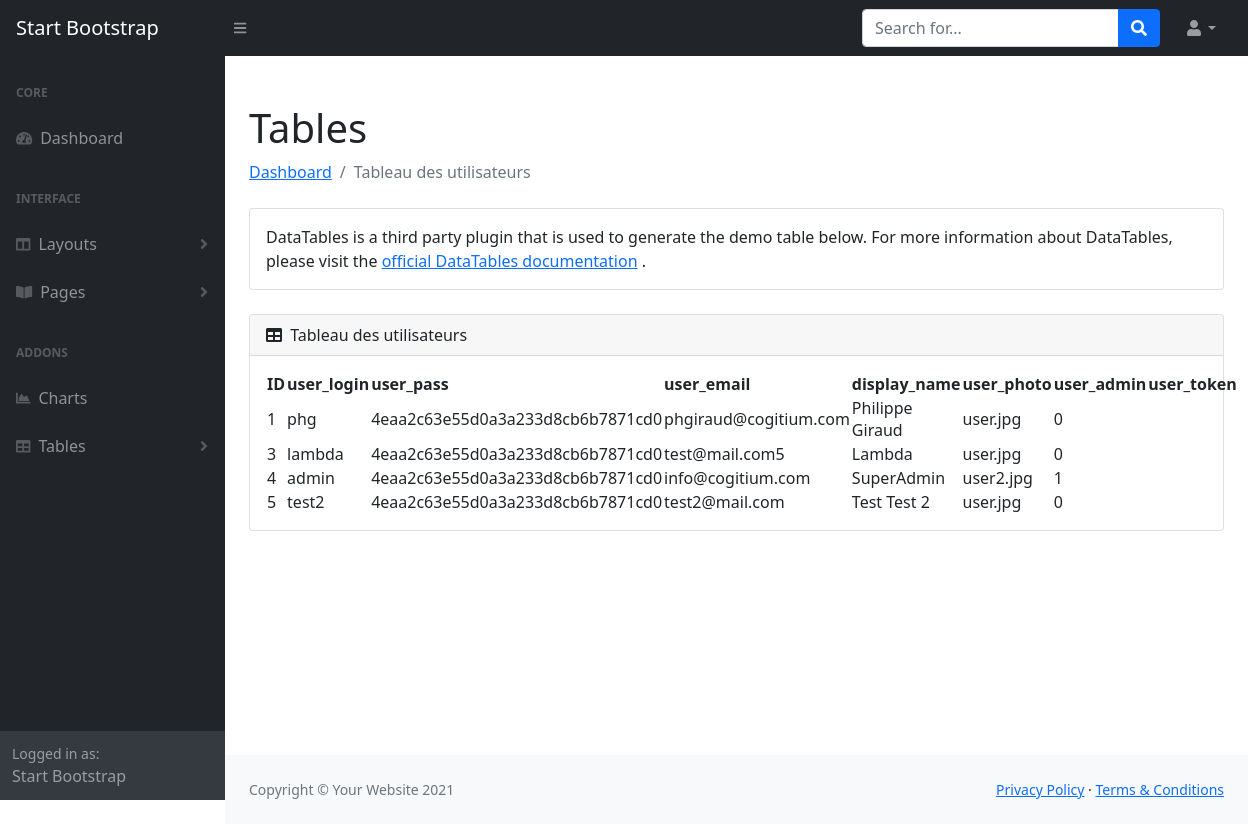
The page /tables_users.php on the database its author committed.
### tables this page shows
CREATE TABLE `blog_users` (
  `ID` int(11) NOT NULL COMMENT 'Clé primaire',
  `user_login` varchar(20) NOT NULL COMMENT 'Login',
  `user_pass` varchar(32) NOT NULL COMMENT 'Password',
  `user_email` varchar(100) NOT NULL COMMENT 'Email',
  `display_name` varchar(100) NOT NULL COMMENT 'Nom affiché',
  `user_photo` varchar(45) NOT NULL DEFAULT 'user.jpg',
  `user_admin` tinyint(1) NOT NULL DEFAULT 0,
  `user_token` varchar(32) DEFAULT NULL
);

### tables_users.php (called while the page is built)
<?php
include("./model/tables_users.model.php");
include("./view/tables_users.view.php");

### model/tables_users.model.php (called while the page is built, shortened)
<?php
include ("model/pdo.inc.php");
try{
    $query="
    SELECT *
    FROM blog_users
";
    $req = $pdo ->query($query);
    $data =$req->fetchAll();
} catch(Exception $e){
    die("ereur Mysql: " .$e->getMessage());
};
$title="Tableau des utilisateurs";

### view/tables_users.view.php (the view)
<?php include("view/layout/meta.inc.php"); ?>
<?php include("view/layout/nav.inc.php"); ?>
<div id="layoutSidenav_content">
                <main>
                    <div class="container-fluid px-4">
                        <h1 class="mt-4">Tables</h1>
                        <ol class="breadcrumb mb-4">
                            <li class="breadcrumb-item"><a href="index.php">Dashboard</a></li>
                            <li class="breadcrumb-item active"><?=$title ?></li>
                        </ol>
                        <div class="card mb-4">
                            <div class="card-body">
                                DataTables is a third party plugin that is used to generate the demo table below. For more information about DataTables, please visit the
                                <a target="_blank" href="https://datatables.net/">official DataTables documentation</a>
                                .
                            </div>
                        </div>
                        <div class="card mb-4">
                            <div class="card-header">
                                <i class="fas fa-table me-1"></i>
                                <?=$title ?>
                            </div>
                            <div class="card-body">
                                <table id="datatablesSimple">
                                    <thead>
                                        <tr>
                                            <th><?='ID'; ?></th>
                                            <th><?='user_login'; ?></th>
                                            <th><?='user_pass'; ?></th>
                                            <th><?='user_email'; ?></th>
                                            <th><?='display_name'; ?></th>
                                            <th><?='user_photo'; ?></th>
                                            <th><?='user_admin'; ?></th>
                                            <th><?='user_token'; ?></th>
                                        </tr>
                                    </thead>
                                    <tbody>
                                            <?php foreach($data as $onedata){ ?>
                                             <tr>
                                            <td><?=$onedata['ID']; ?></td>
                                            <td><?=$onedata['user_login']; ?></td>
                                            <td><?=$onedata['user_pass']; ?></td>
                                            <td><?=$onedata['user_email']; ?></td>
                                            <td><?=$onedata['display_name']; ?></td>
                                            <td><?=$onedata['user_photo']; ?></td>
                                            <td><?=$onedata['user_admin']; ?></td>
                                            <td><?=$onedata['user_token']; ?></td>
                                        </tr>
                                        <?php } ?>
                                    </tbody>
                                </table>
                            </div>
                        </div>
                    </div>
                </main>
<?php include("view/layout/footer.inc.php"); ?>

### rows shown on the page
blog_users: ID "1", user_login "phg", user_pass "4eaa2c63e55d0a3a233d8cb6b7871cd0", user_email "phgiraud@cogitium.com", display_name "Philippe Giraud", user_photo "user.jpg", user_admin "0"
blog_users: ID "3", user_login "lambda", user_pass "4eaa2c63e55d0a3a233d8cb6b7871cd0", user_email "test@mail.com5", display_name "Lambda", user_photo "user.jpg", user_admin "0"
blog_users: ID "4", user_login "admin", user_pass "4eaa2c63e55d0a3a233d8cb6b7871cd0", user_email "info@cogitium.com", display_name "SuperAdmin", user_photo "user2.jpg", user_admin "1"
blog_users: ID "5", user_login "test2", user_pass "4eaa2c63e55d0a3a233d8cb6b7871cd0", user_email "test2@mail.com", display_name "Test Test 2", user_photo "user.jpg", user_admin "0"

### other values the page prints
$title "Tableau des utilisateurs"
